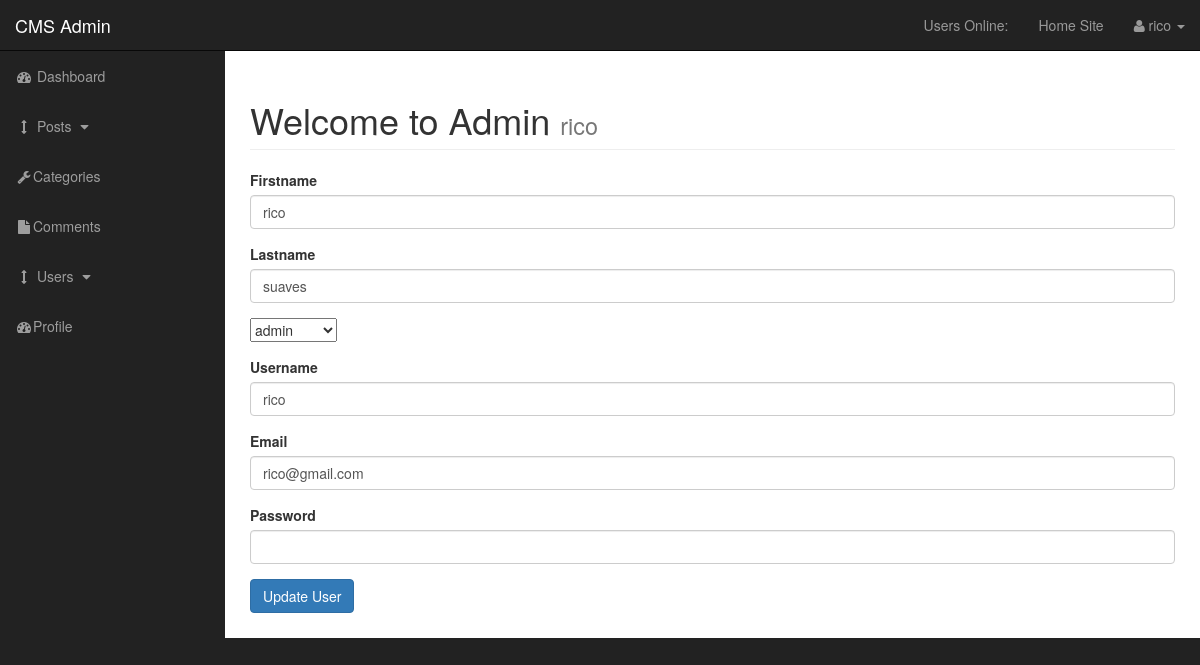
The app's page /admin/users.php?source=edit_user&edit_user=2 (signed in) with its own data.
### tables this page shows
CREATE TABLE `users` (
  `user_id` int(3) NOT NULL,
  `username` varchar(255) NOT NULL,
  `user_password` varchar(255) NOT NULL,
  `user_firstname` varchar(255) NOT NULL,
  `user_lastname` varchar(255) NOT NULL,
  `user_email` varchar(255) NOT NULL,
  `user_image` text NOT NULL,
  `user_role` varchar(255) NOT NULL,
  `randSalt` varchar(255) NOT NULL DEFAULT '$2y$10$iusesomecrazystrings22'
);

### admin/includes/edit_user.php (the view, shortened to what this page needs)
<?php
if(isset($_GET['edit_user'])){
    $the_user_id = $_GET['edit_user'];
        $query = "SELECT * FROM users WHERE user_id = $the_user_id ";
        $select_users_query = mysqli_query($connection, $query);
                while($row = mysqli_fetch_assoc($select_users_query)) {
                $username = $row['username'];
                $user_firstname = $row['user_firstname'];
                $user_lastname = $row['user_lastname'];
                $user_email = $row['user_email'];
                $user_role = $row['user_role'];
                }
    }else{
        header("Location: index.php");
    }
?>
   <form action="" method="post" enctype="multipart/form-data">
    <div class="form-group">
       <label for="title">Firstname</label>
       <input type="text" value="<?php echo $user_firstname; ?>" class="form-control" name="user_firstname">
   </div>
    <div class="form-group">
       <label for="post_status">Lastname</label>
        <input type="text" value="<?php echo $user_lastname; ?>" class="form-control" name="user_lastname">
    </div>
    <div class="form-group">
    <select name="user_role" id="">
    <option value="<?php echo $user_role; ?>"><?php echo $user_role; ?></option>
    </select>
    </div>
    <div class="form-group">
        <label for="post_tags">Username</label>
        <input type="text" value="<?php echo $username; ?>" class="form-control" name="username">
    </div>
    <div class="form-group">
        <label for="post_content">Email</label>
        <input type="text" value="<?php echo $user_email; ?>" class="form-control" name="user_email">
    </div>
    <div class="form-group">
        <label for="post_content">Password</label>
        <input autocomplete="off" type="password"  class="form-control" name="user_password">
    </div>
    <div class="form-group">
        <input class="btn btn-primary" type="submit" name="edit_user" value="Update User">
    </div>
</form>

### admin/css/sb-admin.css (style rules this page uses)
body { margin-top: 100px; background-color: #222; }
@media (min-width:768px) { body { margin-top: 50px; } }

### records on screen
users: user_firstname "rico", user_lastname "suaves", user_role "admin", username "rico", user_email "rico@gmail.com"

### other values on screen
$_SESSION['username'] "rico"
